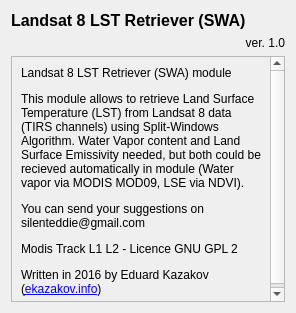
<?xml version="1.0" encoding="UTF-8"?>
<ui version="4.0">
 <class>Dialog</class>
 <widget class="QDialog" name="Dialog">
  <property name="geometry">
   <rect>
    <x>0</x>
    <y>0</y>
    <width>296</width>
    <height>313</height>
   </rect>
  </property>
  <property name="minimumSize">
   <size>
    <width>291</width>
    <height>300</height>
   </size>
  </property>
  <property name="maximumSize">
   <size>
    <width>554</width>
    <height>383</height>
   </size>
  </property>
  <property name="windowTitle">
   <string>About</string>
  </property>
  <property name="windowIcon">
   <iconset resource="../resources.qrc">
    <normaloff>:/plugins/Landsat8LST_SWA/help.png</normaloff>:/plugins/Landsat8LST_SWA/help.png</iconset>
  </property>
  <layout class="QGridLayout" name="gridLayout">
   <item row="0" column="0">
    <widget class="QLabel" name="label">
     <property name="font">
      <font>
       <pointsize>12</pointsize>
       <weight>75</weight>
       <bold>true</bold>
      </font>
     </property>
     <property name="text">
      <string>Landsat 8 LST Retriever (SWA)</string>
     </property>
    </widget>
   </item>
   <item row="1" column="0">
    <widget class="QLabel" name="label_2">
     <property name="text">
      <string>ver. 1.0</string>
     </property>
     <property name="alignment">
      <set>Qt::AlignRight|Qt::AlignTrailing|Qt::AlignVCenter</set>
     </property>
    </widget>
   </item>
   <item row="2" column="0">
    <widget class="QScrollArea" name="scrollArea">
     <property name="widgetResizable">
      <bool>true</bool>
     </property>
     <widget class="QWidget" name="scrollAreaWidgetContents">
      <property name="geometry">
       <rect>
        <x>0</x>
        <y>0</y>
        <width>276</width>
        <height>249</height>
       </rect>
      </property>
      <layout class="QVBoxLayout" name="verticalLayout">
       <item>
        <widget class="QLabel" name="label_3">
         <property name="text">
          <string>&lt;html&gt;&lt;head/&gt;&lt;body&gt;&lt;p&gt;&lt;span style=&quot; font-size:9pt;&quot;&gt;Landsat 8 LST Retriever (SWA) module&lt;/span&gt;&lt;/p&gt;&lt;p&gt;This module allows to retrieve Land Surface Temperature (LST) from Landsat 8 data (TIRS channels) using Split-Windows Algorithm. Water Vapor content and Land Surface Emissivity needed, but both could be recieved automatically in module (Water vapor via MODIS MOD09, LSE via NDVI).&lt;/p&gt;&lt;p&gt;&lt;span style=&quot; font-size:9pt;&quot;&gt;You can send your suggestions on silenteddie@gmail.com&lt;/span&gt;&lt;/p&gt;&lt;p&gt;&lt;span style=&quot; font-size:9pt;&quot;&gt;Modis Track L1 L2 - Licence GNU GPL 2&lt;/span&gt;&lt;/p&gt;&lt;p&gt;&lt;span style=&quot; font-size:9pt;&quot;&gt;Written in 2016 by Eduard Kazakov (&lt;/span&gt;&lt;a href=&quot;http://www.ekazakov.info&quot;&gt;&lt;span style=&quot; font-size:9pt; text-decoration: underline; color:#0000ff;&quot;&gt;ekazakov.info&lt;/span&gt;&lt;/a&gt;&lt;span style=&quot; font-size:9pt;&quot;&gt;)&lt;/span&gt;&lt;/p&gt;&lt;/body&gt;&lt;/html&gt;</string>
         </property>
         <property name="wordWrap">
          <bool>true</bool>
         </property>
         <property name="openExternalLinks">
          <bool>true</bool>
         </property>
        </widget>
       </item>
      </layout>
     </widget>
    </widget>
   </item>
  </layout>
 </widget>
 <resources>
  <include location="../resources.qrc"/>
 </resources>
 <connections/>
</ui>
